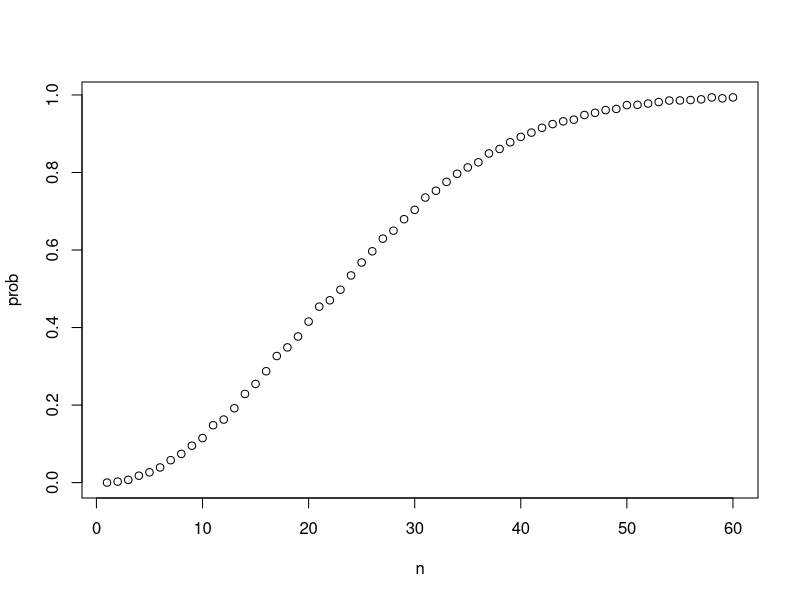
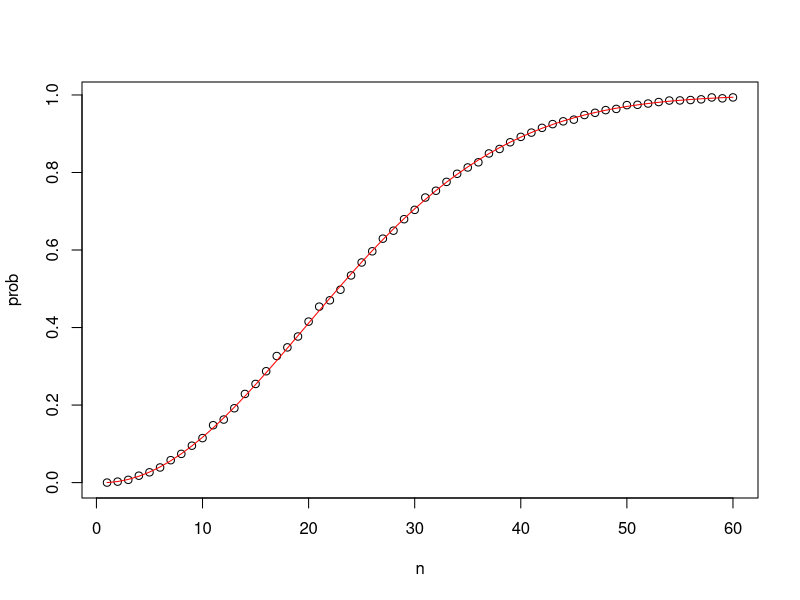
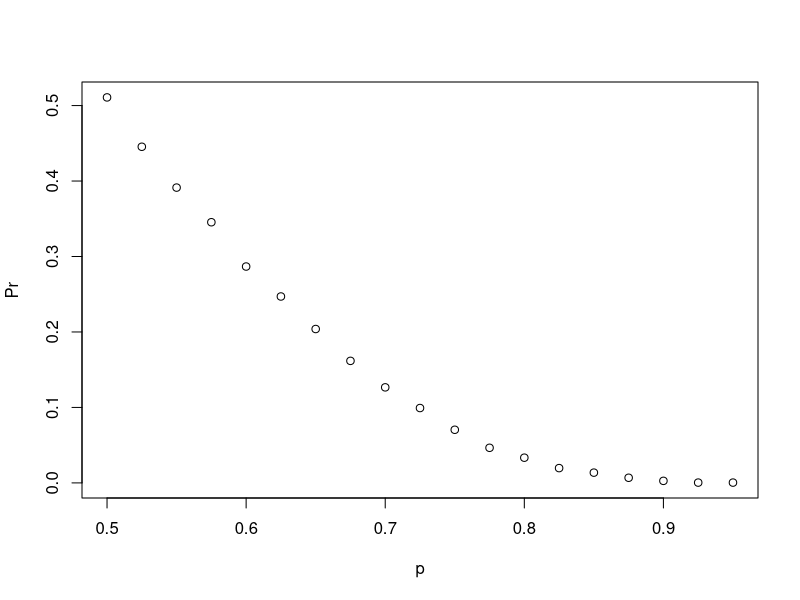
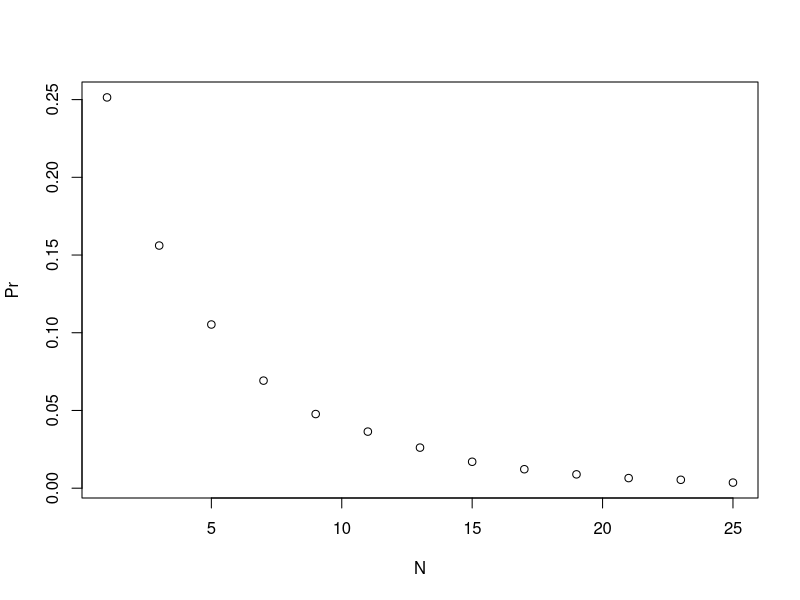

Reproduce these figures in R, in order.
# function to calculate probability of shared bdays across n people

compute_prob <- function(n, B=10000){
  same_day <- replicate(B, {
    bdays <- sample(1:365, n, replace=TRUE)
    any(duplicated(bdays))
  })
  mean(same_day)
} 

n <- seq(1,60)

#Element-wise operation over vectors and sapply

x <- seq(1,10)
sqrt(x) # sqrt operates on each element of the vector

y <- 1:10
sqrt(y)

x*y # * operates element-wise on both vectors

sapply(x, sqrt)    # this is equivalent to sqrt(x)

prob <- sapply(n, compute_prob) # element-wise application of compute_prob to n
prob
plot(n,prob) #plotting simple graph

# function for computing exact probability of shared birthdays for any n

exact_prob <- function(n) {
 prob_uniq <- seq(365, 365-n+1)/365   # vector of fractions for mult. rule
 1-prod(prob_uniq) # calculate prob of no shared birthdays and subtract from 1
}

# applying function element-wise to vector of n values

eprob <- sapply(n, exact_prob)


# plotting Monte Carlo results and exact probabilities on same graph
plot(n,prob)
lines(n,eprob, col="red")


#3. A and B play a series - part 1
# Let's assign the variable 'p' as the vector of probabilities that team A will win.
p <- seq(0.5, 0.95, 0.025)

# Given a value 'p', the probability of winning the series for the underdog team B can be computed with the following function based on a Monte Carlo simulation:
prob_win <- function(p){
  B <- 10000
  result <- replicate(B, {
    b_win <- sample(c(1,0), 7, replace = TRUE, prob = c(1-p, p))
    sum(b_win)>=4
  })
  mean(result)
}

# Apply the 'prob_win' function across the vector of probabilities that team A will win to determine the probability that team B will win. Call this object 'Pr'.
Pr <-sapply(p, prob_win)

# Plot the probability 'p' on the x-axis and 'Pr' on the y-axis.
plot(p,Pr)

#4. A and B play a series - part 2

# Given a value 'p', the probability of winning the series for the underdog team B can be computed with the following function based on a Monte Carlo simulation:
prob_win <- function(N, p=0.75){
  B <- 10000
  result <- replicate(B, {
    b_win <- sample(c(1,0), N, replace = TRUE, prob = c(1-p, p))
    sum(b_win)>=(N+1)/2
  })
  mean(result)
}

# Assign the variable 'N' as the vector of series lengths. Use only odd numbers ranging from 1 to 25 games.
N <- seq(1, 25, 2)

# Apply the 'prob_win' function across the vector of series lengths to determine the probability that team B will win. Call this object `Pr`.
Pr<- sapply(N, prob_win)

# Plot the number of games in the series 'N' on the x-axis and 'Pr' on the y-axis.
plot(N, Pr)

